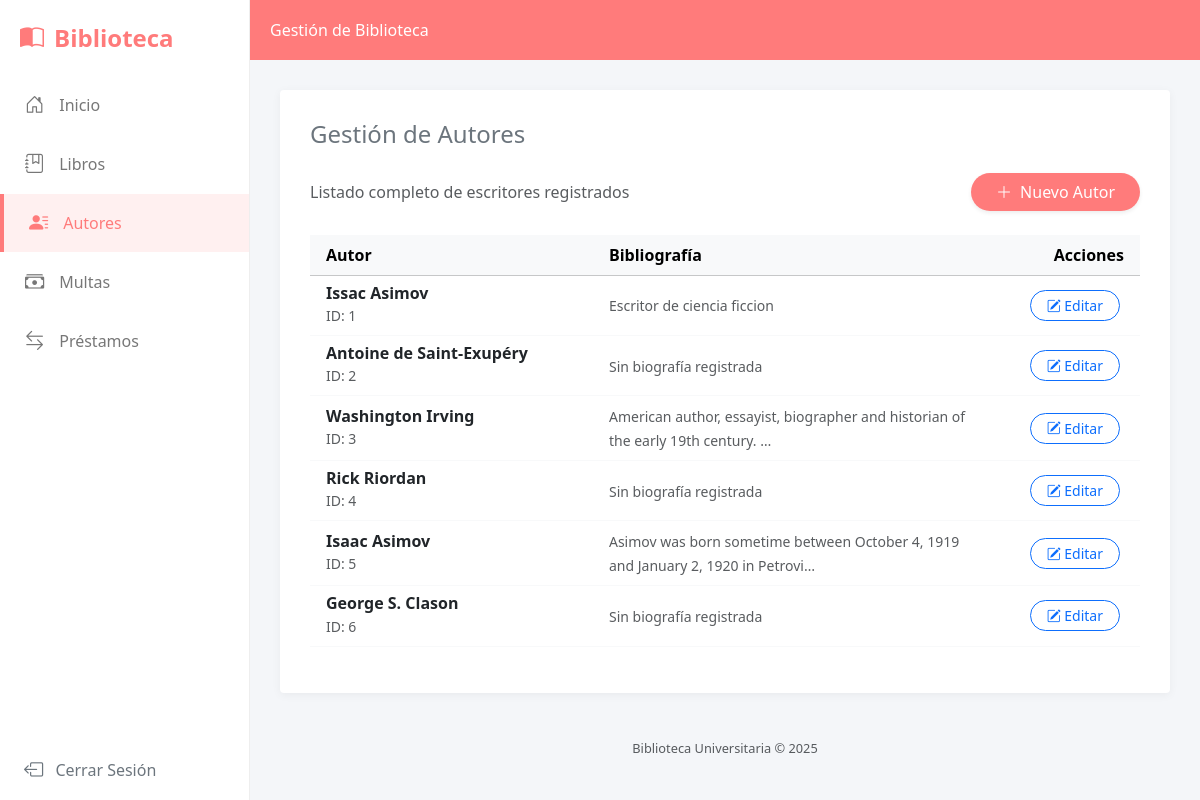
The page /autores/ (signed in) on the database its author committed.
### gestion/models.py (models this page shows, shortened)
class Autor(models.Model):
    nombre = models.CharField(max_length=50)
    apellido = models.CharField(max_length=50)
    bibliografia = models.CharField(max_length=200, blank=True, null=True)

### gestion/views.py (the view)
# urls.py: path("autores/", views.lista_autores, name="lista_autores"),
def lista_autores(request):
    autores = Autor.objects.all()
    return render(request, 'autores.html', {'autores': autores})

### gestion/templates/autores.html (shortened to what this page needs)
{% extends "index.html" %}
{% block titulo_pagina %}Gestión de Autores{% endblock %}
{% block contenido %}
<div class="d-flex justify-content-between align-items-center mb-4">
    <p class="text-muted mb-0">Listado completo de escritores registrados</p>
    <a href="{% url 'crear_autores' %}" class="btn text-white rounded-pill px-4 shadow-sm"
       style="background-color: var(--brand-color);">
        <i class="bi bi-plus-lg me-1"></i> Nuevo Autor
    </a>
</div>
<div class="table-responsive">
    <table class="table table-hover align-middle border-light">
        <thead class="table-light text-secondary">
            <tr>
                <th scope="col" class="ps-3">Autor</th>
                <th scope="col">Bibliografía</th>
                <th scope="col" class="text-end pe-3">Acciones</th>
            </tr>
        </thead>
        <tbody>
            {% for autor in autores %}
            <tr>
                <td class="ps-3">
                    <div class="d-flex align-items-center">
                        <div>
                            <h6 class="mb-0 fw-bold text-dark">{{ autor.nombre }} {{ autor.apellido }}</h6>
                            <small class="text-muted">ID: {{ autor.id }}</small>
                        </div>
                    </div>
                </td>
                <td style="max-width: 300px;">
                    <small class="text-muted">
                        {{ autor.bibliografia|default:"Sin biografía registrada"|truncatechars:80 }}
                    </small>
                </td>
                <td class="text-end pe-3">
                    <a href="{% url 'editar_autor' autor.id %}"
                       class="btn btn-sm btn-outline-primary rounded-pill px-3 me-1"
                       title="Editar">
                        <i class="bi bi-pencil-square"></i> Editar
                    </a>
                </td>
            </tr>
            {% endfor %}
        </tbody>
    </table>
</div>
{% endblock %}

### gestion/templates/index.html (style rules this page uses)
:root { --brand-color: #ff7b7b; --brand-dark: #e65b5b; --sidebar-width: 250px; }
body { background-color: #f4f6f9; font-family: 'Segoe UI', Tahoma, Geneva, Verdana, sans-serif; }

### rows shown on the page
Autor: nombre "Issac", apellido "Asimov", id "1", bibliografia "Escritor de ciencia ficcion"
Autor: nombre "Antoine", apellido "de Saint-Exupéry", id "2", bibliografia "Sin biografía registrada"
Autor: nombre "Washington", apellido "Irving", id "3", bibliografia "American author, essayist, biographer and historian of the early 19th century. …"
Autor: nombre "Rick", apellido "Riordan", id "4", bibliografia "Sin biografía registrada"
Autor: nombre "Isaac", apellido "Asimov", id "5", bibliografia "Asimov was born sometime between October 4, 1919 and January 2, 1920 in Petrovi…"
Autor: nombre "George", apellido "S. Clason", id "6", bibliografia "Sin biografía registrada"
